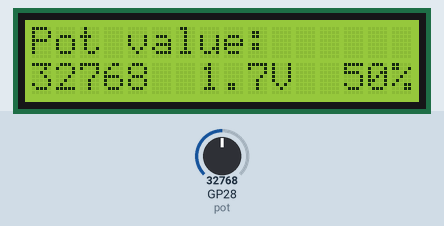
Bench run of a program on a simulated Raspberry Pi Pico running MicroPython. Parts: 16×2 character LCD. Inputs (shaded band) come from the test bench; at power-on: GP28 (pot) = 32768 (analog values on the 0–65535 scale). Library files of the repository ran but are not shown: i2c_lcd.py.

Above: at 1.2 s.
1.3 s: GP28 (pot) set to 45874
At 2.5 s:
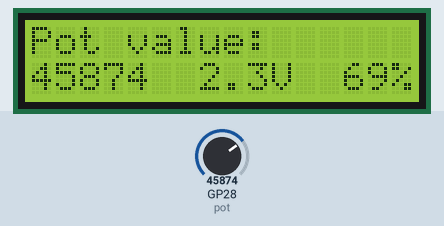
2.8 s: GP28 (pot) set to 57670
At 4.0 s:
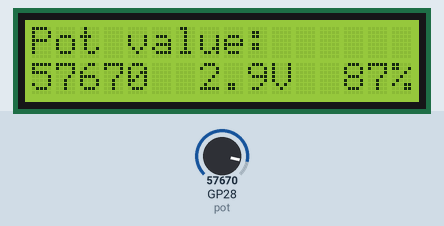
4.3 s: GP28 (pot) set to 65535
At 5.5 s:
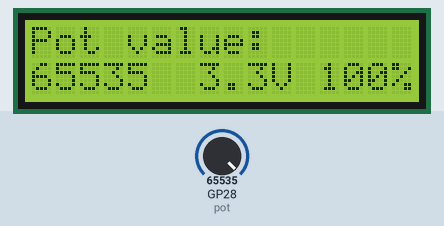
Timing chart, 0 to 7.3 s (numbered marks = the images above; inputs shaded):
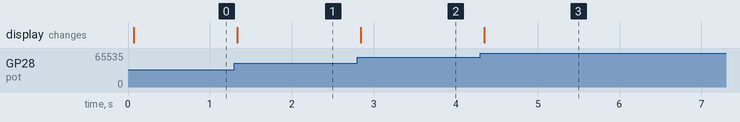

Measured:
- after the input at 1.3 s, the display: changes at once (image 1)
- after the input at 2.8 s, the display: changes at once (image 2)
- after the input at 4.3 s, the display: changes after 0.05 s (image 3)

The program:

E06_pot_lcd.py
```python
from machine import Pin, ADC, I2C
from time import sleep
from i2c_lcd import I2cLcd

# Initialize the LCD
lcd = I2cLcd(I2C(0), 0x27, 2, 16)

# Initialize ADC for pin 28
pot = ADC(Pin(28))

# Function to map value from one range to another
def map_value(value, in_min, in_max, out_min, out_max):
  mapped_value = (value - in_min) * (out_max - out_min) // (in_max - in_min) + out_min
  return mapped_value

while True:
    # Read analog value
    analog_value = pot.read_u16()

    # Print header on line 1
    lcd.move_to(0, 0)
    lcd.putstr("Pot value:")

    # Map ADC value to percentage (0 - 100%)
    percent_value = map_value(analog_value, 0, 65535, 0, 100)

    # Map ADC to voltage (0-3.3V)
    voltage_value = analog_value * 3.3 / 65535

    # Print raw and mapped values on line 2
    lcd.move_to(0, 1)
    lcd.putstr(f"{analog_value:4d}  {(voltage_value):1.1f}V {percent_value:3d}%")

    # Small delay to avoid flickering
    sleep(0.01)  
```
